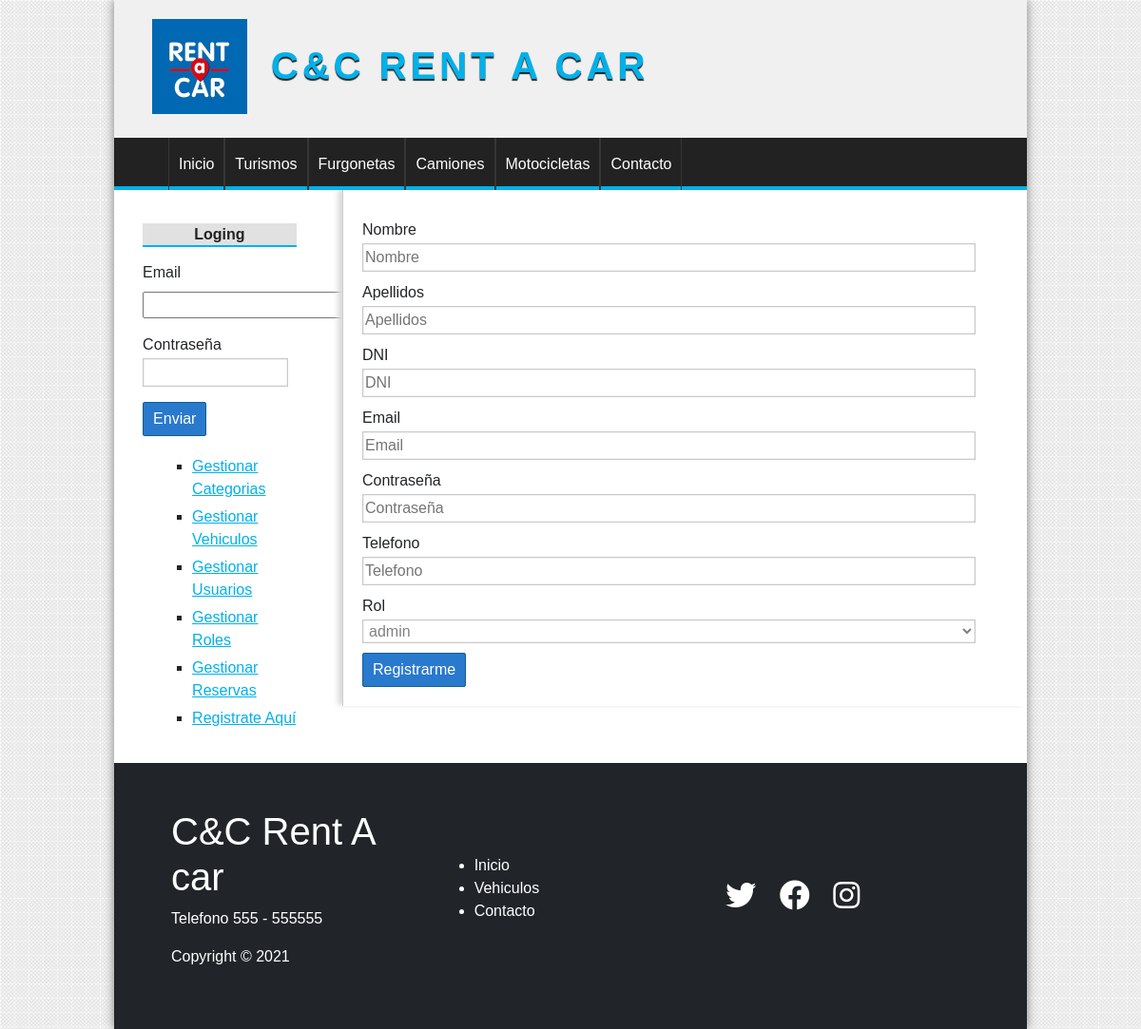
The page /usuario/crear (signed in) on the database its author committed.
### tables this page shows
CREATE TABLE categorias(
    id INT(255) auto_increment not null,
    nombre VARCHAR(100) not null,

    CONSTRAINT pk_categorias PRIMARY KEY (id)
);

### config/db.php (called while the page is built)
<?php
class Database{
    public static function connect(){
        $db = new mysqli('localhost', 'root', '', 'candc_rent_a_car');
        $db->query("SET NAMES 'UTF-8'");
        return $db;
    }
}

### models/categoria.php (called while the page is built, shortened)
<?php
class Categoria{
    private $id;
    private $nombre;
    public function __construct($id = ''){
        $this->db = Database::connect();
        if($id){
            $reg = $this->db->query("SELECT * FROM categorias WHERE id = ".$id);
            $categoria = $reg->fetch_object();
            $this->id = $categoria->id;
            $this->nombre = $categoria->nombre;
        }
        return $this;
    }
    function getId(){
        return $this->id;
    }
    function getNombre(){
        return $this->nombre;
    }
    public static function getAll(){
        $categoria = new Categoria();
        $reg = $categoria->db->query("SELECT id FROM categorias ORDER BY id ASC;");
        $array = array();
        while($cat = $reg->fetch_object()){
            $aux = new Categoria($cat->id);
            $array[$aux->getId()]=$aux;
        }
        return $array;
    }
}

### helpers/utils.php (called while the page is built, shortened)
<?php
require_once 'models/categoria.php';
class Utils
{
    public static function showCategorias(){
        $categorias = Categoria::getAll();
        return $categorias;
    }
}

### controllers/UsuarioController.php (called while the page is built, shortened)
<?php
require_once 'models/rol.php';
class usuarioController{
    public function crear()
    {
        $roles = Rol::getAll();
        require_once 'views/usuario/crear.php';
    }
}

### models/rol.php (called while the page is built, shortened)
<?php
class Rol{
    private $id;
    private $nombre;
    public function __construct($id = ''){
        $this->db = Database::connect();
        if($id){
            $reg = $this->db->query("SELECT * FROM roles WHERE id = ".$id);
            $rol = $reg->fetch_object();
            $this->id = $rol->id;
            $this->nombre = $rol->nombre;
        }
        return $this;
    }
    function getId(){
        return $this->id;
    }
    function getNombre(){
        return $this->nombre;
    }
    public static function getAll(){
        $rol = new Rol();
        $reg = $rol->db->query("SELECT id FROM roles ORDER BY id ASC;");
        $array = array();
        while($r = $reg->fetch_object()){
            $aux = new Rol($r->id);
            $array[$aux->getId()]=$aux;
        }
        return $array;
    }
}

### views/usuario/crear.php (the view)
<form action="<?=base_url?>usuario/save" method="POST">
    <label for="nombre">Nombre</label>
    <input type="text" name="nombre" required placeholder="Nombre">
    <label for="apellidos">Apellidos</label>
    <input type="text" name="apellidos" placeholder="Apellidos">
    <label for="DNI">DNI</label>
    <input type="text" name="DNI" required placeholder="DNI">
    <label for="email">Email</label>
    <input type="email" name="email" required placeholder="Email">
    <label for="password">Contraseña</label>
    <input type="password" name="password" required placeholder="Contraseña">
    <label for="telefono">Telefono</label>
    <input type="text" name="telefono" required placeholder="Telefono">
    <label for='rol'>Rol</label>
    <select name='rol'>
        <?php foreach($roles as $rol) {?>
        <option value="<?= $rol->getId()?>"><?= $rol->getNombre()?></option>
        <?php } ?>
    </select>
    <input type="submit" value="Registrarme">
</form>

### views/layout/header.php (shortened to what this page needs)
<!DOCTYPE html>
<html lang="es">
<head>
    <link href="https://cdn.jsdelivr.net/npm/bootstrap@5.0.0-beta3/dist/css/bootstrap.min.css" rel="stylesheet">
    <link rel="stylesheet" href="<?= base_url ?>assets/css/style.css">
    <link rel="stylesheet" href="https://cdnjs.cloudflare.com/ajax/libs/font-awesome/5.15.3/css/all.min.css" />
</head>
<body>
    <div id="container">
        <header id="header">
            <div id="logo">
                <img src="<?= base_url ?>assets/css/imagenes/Logo.jfif" alt="Logo Vehiculo">
                <h1> C&C Rent A car</h1>
            </div>
        </header>
        <?php $categorias = Utils::showCategorias(); ?>
        <nav id="menu">
            <ul>
                <li><a href="<?=base_url?>"> Inicio</a></li>
                <?php foreach ($categorias as $cat) { ?>
                    <li><a href="<?= base_url ?>categoria/ver&id=<?= $cat->getId() ?>"><?= $cat->getNombre() ?></a></li>
                <?php } ?>
                <li><a href="#"> Contacto</a></li>
            </ul>
        </nav>
        <div id="content">

### assets/css/style.css (style rules this page uses)
* { padding: 0; margin: 0; font-family: sans-serif, Helvetica, Arial; }
body { background: url(../../../imagenes/bg.png); }
a { color: #01b1ea; }
#logo { margin-left: 20px; padding: 20px; float: left; }
#logo img { height: 100px; float: left; }
#logo h1 { float: left; font-size: 40px; letter-spacing: 4px; font-family: 'OpenSans', Helvetica, Arial; text-transform: uppercase; color: #01b1ea; font-weight: bold; margin-top: 25px; margin-left: 25px; text-shadow: 0px 2px 1px #222222; transition: 300ms all; }
#container { width: 80%; margin: 0 auto; box-shadow: 0px 0px 10px gray; background: white; }
header { height: 145px; background: #F0F0F0; }
#menu { clear: both; background: #222; color: white; height: 55px; border-bottom: 4px solid #01b1ea; }
#menu ul { list-style: none; text-decoration: none; margin: 0 auto; margin-left: 25px; }
#menu ul li { line-height: 55px; float: left; border-right:1px solid #363636; }
#menu a { display: block; text-decoration: none; color: white; padding-left: 10px; padding-right: 10px; transition: 700ms all; }
#menu a:first-child { border-left: 1px solid #363636; }
#content { margin: 0 auto; overflow: hidden; background: white; }
label, input[type="text"], input[type="password"], input[type="email"], select { display: block; width: 95%; margin-top: 2px; margin-bottom: 2px; }
input[type="text"], input[type="password"], input[type="email"], select { border: 1px solid #c9c9c9; box-shadow: 0px 0px 2px #ccc inset; background: white; padding: 2px; color: gray; transition: 300ms all; }
input[type="submit"], input[type="button"], button, .button { display: block; border-radius: 2px; width: auto; padding: 5px; padding-left: 10px; padding-right: 10px; color: white; background: #2979cd; border: 1px solid #11608e; cursor: pointer; }
label, input[type="submit"], input[type="button"], button { display: block; margin-top: 10px; }

### rows shown on the page
categorias: nombre "Turismos"
categorias: nombre "Furgonetas"
categorias: nombre "Camiones"
categorias: nombre "Motocicletas"

### other values the page prints
form field rol "admin"
